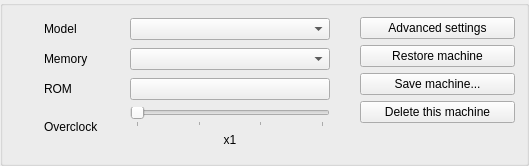
          <widget class="QGroupBox" name="archArchGBox">
           <layout class="QHBoxLayout" name="horizontalLayout_9">
            <item>
             <layout class="QGridLayout" name="gridLayout" columnstretch="0,0,0,0,10">
               <item row="0" column="0">
                <widget class="QLabel" name="icoMachine">
                 <property name="minimumSize">
                  <size>
                   <width>24</width>
                   <height>24</height>
                  </size>
                 </property>
                 <property name="maximumSize">
                  <size>
                   <width>24</width>
                   <height>24</height>
                  </size>
                 </property>
                 <property name="pixmap">
                  <pixmap resource="../xpeccy.qrc">:/images/model-zx48.png</pixmap>
                 </property>
                 <property name="scaledContents">
                  <bool>true</bool>
                 </property>
                </widget>
               </item>
               <item row="0" column="1">
                <widget class="QLabel" name="label">
                 <property name="minimumSize">
                  <size>
                   <width>80</width>
                   <height>0</height>
                  </size>
                 </property>
                 <property name="text">
                  <string>Model</string>
                 </property>
                </widget>
               </item>
               <item row="0" column="2" colspan="3">
                <widget class="QComboBox" name="machbox">
                 <property name="minimumSize">
                  <size>
                   <width>200</width>
                   <height>0</height>
                  </size>
                 </property>
                 <property name="maximumSize">
                  <size>
                   <width>200</width>
                   <height>16777215</height>
                  </size>
                 </property>
                 <property name="toolTip">
                  <string>The machine being emulated. Picking another one
switches to it when the settings are applied</string>
                 </property>
                </widget>
               </item>
               <item row="1" column="0">
                <widget class="QLabel" name="icoMemory">
                 <property name="minimumSize">
                  <size>
                   <width>24</width>
                   <height>24</height>
                  </size>
                 </property>
                 <property name="maximumSize">
                  <size>
                   <width>24</width>
                   <height>24</height>
                  </size>
                 </property>
                 <property name="pixmap">
                  <pixmap resource="../xpeccy.qrc">:/images/memory.png</pixmap>
                 </property>
                 <property name="scaledContents">
                  <bool>true</bool>
                 </property>
                </widget>
               </item>
               <item row="1" column="1">
                <widget class="QLabel" name="labMemory">
                 <property name="minimumSize">
                  <size>
                   <width>80</width>
                   <height>0</height>
                  </size>
                 </property>
                 <property name="text">
                  <string>Memory</string>
                 </property>
                </widget>
               </item>
               <item row="1" column="2" colspan="3">
                <widget class="QComboBox" name="mszbox">
                 <property name="minimumSize">
                  <size>
                   <width>200</width>
                   <height>0</height>
                  </size>
                 </property>
                 <property name="maximumSize">
                  <size>
                   <width>200</width>
                   <height>16777215</height>
                  </size>
                 </property>
                 <property name="toolTip">
                  <string>How much RAM the machine has</string>
                 </property>
                </widget>
               </item>
               <item row="2" column="0">
                <widget class="QLabel" name="icoRom">
                 <property name="minimumSize">
                  <size>
                   <width>24</width>
                   <height>24</height>
                  </size>
                 </property>
                 <property name="maximumSize">
                  <size>
                   <width>24</width>
                   <height>24</height>
                  </size>
                 </property>
                 <property name="pixmap">
                  <pixmap resource="../xpeccy.qrc">:/images/filebin.png</pixmap>
                 </property>
                 <property name="scaledContents">
                  <bool>true</bool>
                 </property>
                </widget>
               </item>
               <item row="2" column="1">
                <widget class="QLabel" name="labRom">
                 <property name="minimumSize">
                  <size>
                   <width>80</width>
                   <height>0</height>
                  </size>
                 </property>
                 <property name="text">
                  <string>ROM</string>
                 </property>
                </widget>
               </item>
               <item row="2" column="2" colspan="3">
                <widget class="xSideButton" name="pbRomSet">
                 <property name="minimumSize">
                  <size>
                   <width>200</width>
                   <height>0</height>
                  </size>
                 </property>
                 <property name="maximumSize">
                  <size>
                   <width>200</width>
                   <height>16777215</height>
                  </size>
                 </property>
                 <property name="icon">
                  <iconset resource="../xpeccy.qrc">
                   <normaloff>:/images/settings.png</normaloff>:/images/settings.png</iconset>
                 </property>
                </widget>
               </item>
               <item row="3" column="0">
                <widget class="QLabel" name="icoCpuFreq">
                 <property name="minimumSize">
                  <size>
                   <width>24</width>
                   <height>24</height>
                  </size>
                 </property>
                 <property name="maximumSize">
                  <size>
                   <width>24</width>
                   <height>24</height>
                  </size>
                 </property>
                 <property name="pixmap">
                  <pixmap resource="../xpeccy.qrc">:/images/clock.png</pixmap>
                 </property>
                 <property name="scaledContents">
                  <bool>true</bool>
                 </property>
                </widget>
               </item>
               <item row="3" column="1">
                <widget class="QLabel" name="labCpuFreq">
                 <property name="minimumSize">
                  <size>
                   <width>80</width>
                   <height>0</height>
                  </size>
                 </property>
                 <property name="text">
                  <string>Overclock</string>
                 </property>
                </widget>
               </item>
               <item row="3" column="2" colspan="3">
                <widget class="QWidget" name="freqBox" native="true">
                 <property name="minimumSize">
                  <size>
                   <width>200</width>
                   <height>0</height>
                  </size>
                 </property>
                 <property name="maximumSize">
                  <size>
                   <width>200</width>
                   <height>16777215</height>
                  </size>
                 </property>
                 <layout class="QVBoxLayout" name="horizontalLayout_freq">
                  <property name="leftMargin">
                   <number>0</number>
                  </property>
                  <property name="topMargin">
                   <number>0</number>
                  </property>
                  <property name="rightMargin">
                   <number>0</number>
                  </property>
                  <property name="bottomMargin">
                   <number>0</number>
                  </property>
                  <item>
                   <widget class="xSlider" name="sldSpeed">
                    <property name="toolTip">
                     <string>The CPU gets a multiplier, the frame rate
stays where it was. Not saved. Past 14 MHz
no real machine ran: timing is not guaranteed</string>
                    </property>
                    <property name="maximum">
                     <number>3</number>
                    </property>
                    <property name="pageStep">
                     <number>1</number>
                    </property>
                    <property name="orientation">
                     <enum>Qt::Horizontal</enum>
                    </property>
                    <property name="tickPosition">
                     <enum>QSlider::TicksBelow</enum>
                    </property>
                    <property name="tickInterval">
                     <number>1</number>
                    </property>
                   </widget>
                  </item>
                  <item>
                   <widget class="QLabel" name="labSpeed">
                    <property name="alignment">
                     <set>Qt::AlignHCenter|Qt::AlignVCenter</set>
                    </property>
                    <property name="text">
                     <string>x1</string>
                    </property>
                   </widget>
                  </item>
                 </layout>
                </widget>
               </item>
               <item row="4" column="2">
                <spacer name="verticalSpacer_21">
                 <property name="orientation">
                  <enum>Qt::Vertical</enum>
                 </property>
                 <property name="sizeHint" stdset="0">
                  <size>
                   <width>20</width>
                   <height>5</height>
                  </size>
                 </property>
                </spacer>
               </item>
             </layout>
            </item>
            <item>
             <spacer name="horizontalSpacer_mach">
              <property name="orientation">
               <enum>Qt::Horizontal</enum>
              </property>
              <property name="sizeType">
               <enum>QSizePolicy::Fixed</enum>
              </property>
              <property name="sizeHint" stdset="0">
               <size>
                <width>24</width>
                <height>20</height>
               </size>
              </property>
             </spacer>
            </item>
            <item>
             <widget class="QWidget" name="machButtons" native="true">
              <property name="minimumSize">
               <size>
                <width>155</width>
                <height>0</height>
               </size>
              </property>
              <property name="maximumSize">
               <size>
                <width>155</width>
                <height>16777215</height>
               </size>
              </property>
               <layout class="QVBoxLayout" name="verticalLayout_26">
                <property name="leftMargin">
                 <number>0</number>
                </property>
                <property name="topMargin">
                 <number>0</number>
                </property>
                <property name="rightMargin">
                 <number>0</number>
                </property>
                <property name="bottomMargin">
                 <number>0</number>
                </property>
                <item>
                 <widget class="xSideButton" name="pbAdvMachine">
                  <property name="icon">
                   <iconset resource="../xpeccy.qrc">
                    <normaloff>:/images/settings.png</normaloff>:/images/settings.png</iconset>
                  </property>
                  <property name="toolTip">
                   <string>The settings that define this machine rather than how you use it</string>
                  </property>
                  <property name="text">
                   <string>Advanced settings</string>
                  </property>
                 </widget>
                </item>
                <item>
                 <widget class="xSideButton" name="pbResetMachine">
                  <property name="icon">
                   <iconset resource="../xpeccy.qrc">
                    <normaloff>:/images/refresh.png</normaloff>:/images/refresh.png</iconset>
                  </property>
                  <property name="toolTip">
                   <string>Drop everything you changed on this machine and take it as it ships</string>
                  </property>
                  <property name="text">
                   <string>Restore machine</string>
                  </property>
                 </widget>
                </item>
                <item>
                 <widget class="xSideButton" name="pbSaveMachine">
                  <property name="icon">
                   <iconset resource="../xpeccy.qrc">
                    <normaloff>:/images/save-as.png</normaloff>:/images/save-as.png</iconset>
                  </property>
                  <property name="toolTip">
                   <string>Keep this configuration as a machine of your own</string>
                  </property>
                  <property name="text">
                   <string>Save machine...</string>
                  </property>
                 </widget>
                </item>
                <item>
                 <widget class="xSideButton" name="pbDelMachine">
                  <property name="icon">
                   <iconset resource="../xpeccy.qrc">
                    <normaloff>:/images/cancel.png</normaloff>:/images/cancel.png</iconset>
                  </property>
                  <property name="toolTip">
                   <string>Drop a machine of your own</string>
                  </property>
                  <property name="text">
                   <string>Delete this machine</string>
                  </property>
                 </widget>
                </item>
                <item>
                 <spacer name="verticalSpacer_18">
                  <property name="orientation">
                   <enum>Qt::Vertical</enum>
                  </property>
                  <property name="sizeHint" stdset="0">
                   <size>
                    <width>20</width>
                    <height>5</height>
                   </size>
                  </property>
                 </spacer>
                </item>
               </layout>
             </widget>
            </item>
           </layout>
          </widget>
